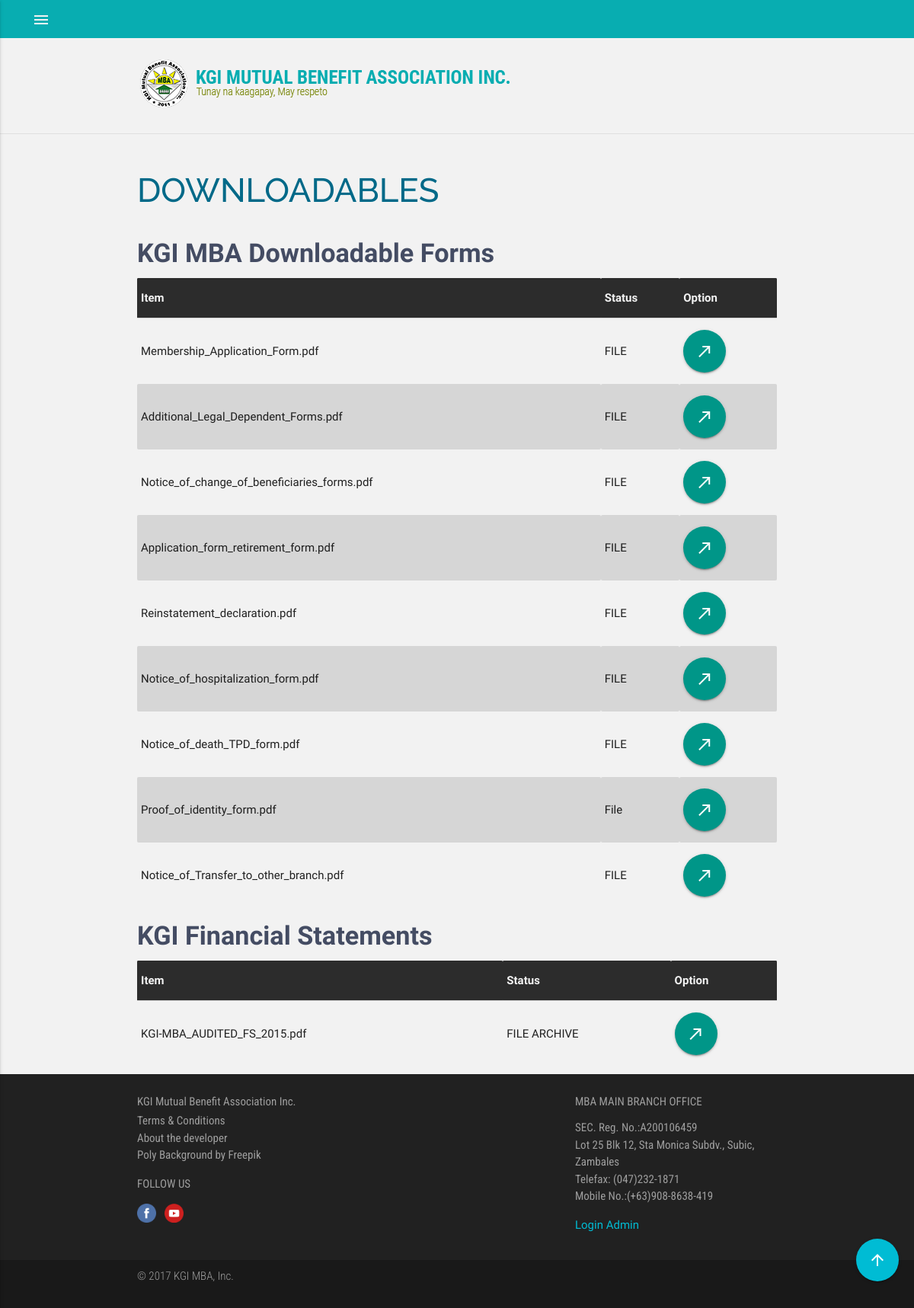
The page /index.php/downloadables on the database its author committed.
### tables this page shows
CREATE TABLE `tbl_downloadable_forms` (
  `ID` int(11) NOT NULL AUTO_INCREMENT,
  `Status` varchar(255) NOT NULL,
  `File` blob NOT NULL,
  PRIMARY KEY (`ID`)
);

CREATE TABLE `tbl_financial_statements` (
  `ID` int(11) NOT NULL AUTO_INCREMENT,
  `Statusfinancial` varchar(255) NOT NULL,
  `Filefinancial` blob NOT NULL,
  PRIMARY KEY (`ID`)
);

### application/controllers/Downloadables.php (called while the page is built, shortened)
<?php
class Downloadables extends CI_Controller {
	public function __construct(){
		$this->load->model('Downloadable_Model');
		$this->load->helper(array ('form', 'url'));
	}
	public function index () {
		$data['upload_data'] = $this->Downloadable_Model->get_downloadable();
		$data['data_upload'] = $this->Downloadable_Model->get_financial();
		$this->load->view('view_user/header');
		$this->load->view('view_user/downloadables', $data);
		$this->load->view('view_user/footer');
	}
}

### index.php (called while the page is built, shortened)
<?php
require_once BASEPATH.'core/CodeIgniter.php';

### application/models/Downloadable_Model.php (called while the page is built, shortened)
<?php
class Downloadable_Model extends CI_Model
{
	function get_downloadable (){
		return $this->db->get ('tbl_downloadable_forms')->result();
	}
	function get_financial (){
		return $this->db->get ('tbl_financial_statements')->result();
	}
}
?>

### application/views/view_user/downloadables.php (the view)
<div class="logo container">
   <img class="responsive-img center-on-small-only" src="assets/images/finallogo.png">
 </div>
 <div class="divider"></div>
<div class="container">
     <div class="boxes" style="width: 100%; margin-bottom: 40px; margin-top: 50px;">
        <h3>DOWNLOADABLES</h3>
      </div>
</div>
<section class="downloadables">
	<div class="container">
		<h4>KGI MBA Downloadable Forms</h4>
			<table class="responsive-table">
	        <thead >
	          <tr style="background-color: #2c2c2c;color: #f2f2f2;">
	              <th>Item</th>
	              <th>Status</th>
	              <th>Option</th>
	          </tr>
	        </thead>
	        <tbody>
	        	<?php
		              foreach ($upload_data as $item) {
		              ?>
	          <tr>
	            <td><?php echo $item->File; ?></td>
			    <td><?php echo $item->Status; ?></td>
			    <td>
			        <a href="<?php echo site_url('/uploads/') .$item->File ?>" target="_blank" class="btn-floating btn-large waves-effect waves-light teal"><i class="material-icons">call_made</i></a>
	  			</td>
	          </tr>
	           <?php }
	          ?>
	        </tbody>
      </table>
	</div>
</section>
<section class="downloadables">
	<div class="container">
		<h4>KGI Financial Statements</h4>
			<table class="responsive-table">
	        <thead >
	          <tr style="background-color: #2c2c2c;color: #f2f2f2;">
	              <th>Item</th>
	              <th>Status</th>
	              <th>Option</th>
	          </tr>
	        </thead>
	        <tbody>
	        	<?php
		              foreach ($data_upload as $item) {
		              ?>
	          <tr>
	           <td><?php echo $item->Filefinancial; ?></td>
			   <td><?php echo $item->Statusfinancial; ?></td>
			   <td>
			      <a href="<?php echo site_url('/uploads/') .$item->Filefinancial ?>" target="_blank" class="btn-floating btn-large waves-effect waves-light teal"><i class="material-icons">call_made</i></a>
	  			</td>
	          </tr>
	           <?php }
	          ?>
	        </tbody>
      </table>
	</div>
</section>
<div class="fixed-action-btn">
  <div class="section">
     <a class="waves-effect btn-floating btn-large cyan" href="#introduction"><i class="material-icons">arrow_upward</i></a>
  </div>
</div>

### rows shown on the page
tbl_downloadable_forms: File "Membership_Application_Form.pdf", Status "FILE"
tbl_downloadable_forms: File "Additional_Legal_Dependent_Forms.pdf", Status "FILE"
tbl_downloadable_forms: File "Notice_of_change_of_beneficiaries_forms.pdf", Status "FILE"
tbl_downloadable_forms: File "Application_form_retirement_form.pdf", Status "FILE"
tbl_downloadable_forms: File "Reinstatement_declaration.pdf", Status "FILE"
tbl_downloadable_forms: File "Notice_of_hospitalization_form.pdf", Status "FILE"
tbl_downloadable_forms: File "Notice_of_death_TPD_form.pdf", Status "FILE"
tbl_downloadable_forms: File "Proof_of_identity_form.pdf", Status "File"
tbl_downloadable_forms: File "Notice_of_Transfer_to_other_branch.pdf", Status "FILE"
tbl_financial_statements: Filefinancial "KGI-MBA_AUDITED_FS_2015.pdf", Statusfinancial "FILE ARCHIVE"
